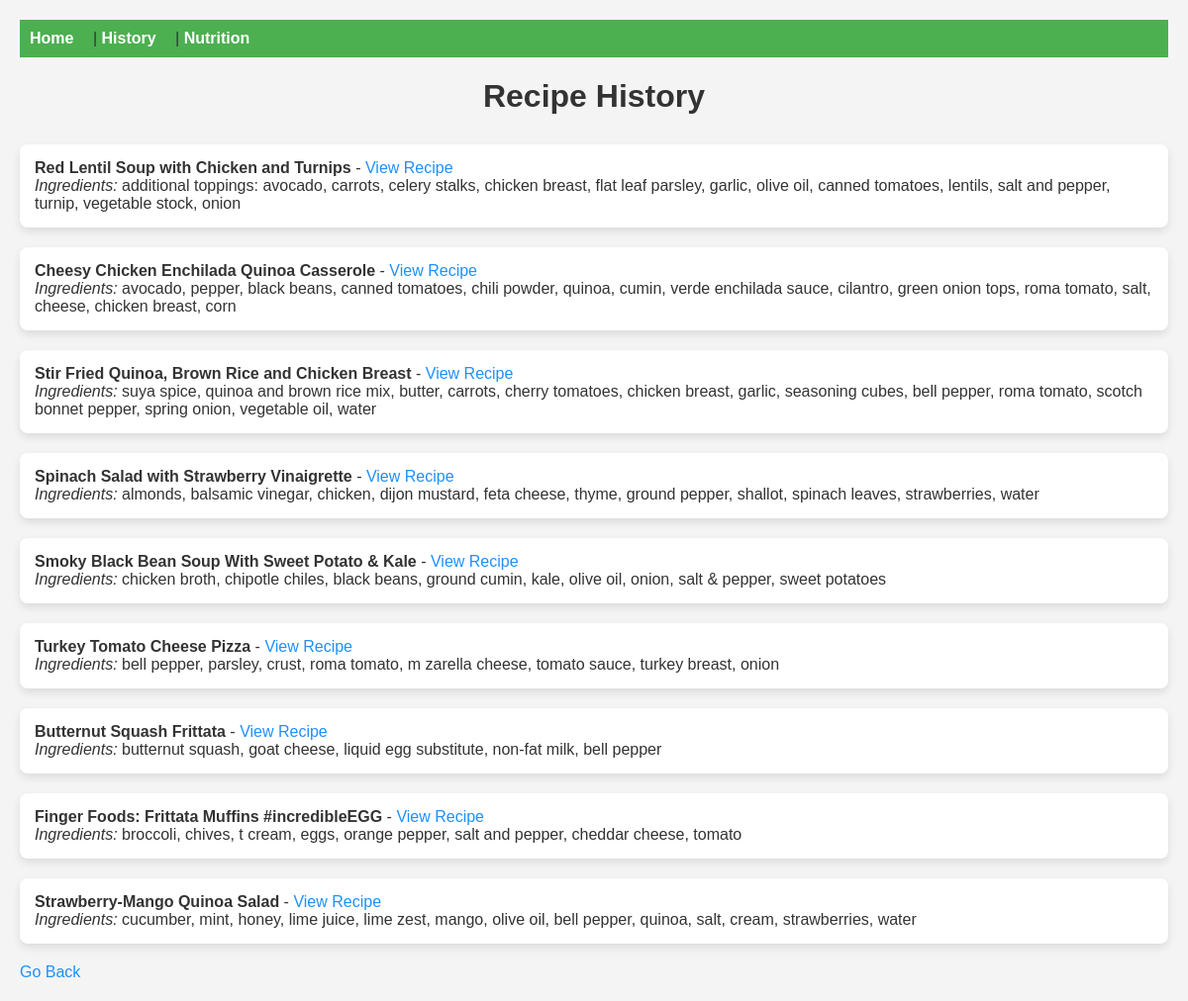
The app's page /history with its own data.
### tables this page shows
CREATE TABLE recipes (
            id INTEGER PRIMARY KEY AUTOINCREMENT,
            title TEXT NOT NULL,
            url TEXT NOT NULL
        , nutrition_info TEXT);

### app.py (the view)
@app.route('/history')
def history():
    recipes = db.get_recipes_with_nutrition()
    return render_template('history.html', recipes=recipes)

### db.py (called while the page is built)
def get_recipes_with_nutrition():
    conn = sqlite3.connect('recipes.db')
    c = conn.cursor()
    c.execute('''
        SELECT recipes.title, recipes.url, recipes.nutrition_info, GROUP_CONCAT(DISTINCT ingredients.name)
        FROM recipes
        JOIN recipe_ingredients ON recipes.id = recipe_ingredients.recipe_id
        JOIN ingredients ON recipe_ingredients.ingredient_id = ingredients.id
        GROUP BY recipes.id
    ''')
    recipes = []
    for row in c.fetchall():
        title = row[0]
        url = row[1]
        nutrition_info = json.loads(row[2]) if row[2] else []
        ingredient_names = row[3].split(',')
        recipes.append({
            'title': title,
            'url': url,
            'ingredients': ingredient_names,
            'nutrition': nutrition_info
        })
    conn.close()
    return recipes

### templates/history.html (shortened to what this page needs)
<!DOCTYPE html>
<html lang="en">
<head>
</head>
<body>
    <nav>
        <a href="/">Home</a> |
        <a href="/history">History</a> |
        <a href="/nutrition">Nutrition</a>
    </nav>
    <h1>Recipe History</h1>
    <ul>
        {% for recipe in recipes %}
            <li>
                <strong>{{ recipe.title }}</strong> -
                <a href="{{ recipe.url }}" target="_blank">View Recipe</a>
                <br>
                <em>Ingredients:</em> {{ recipe.ingredients | join(', ') }}
            </li>
        {% endfor %}
    </ul>
    <a href="/">Go Back</a>
</body>
</html>

### templates/history.html (style rules this page uses)
body { font-family: Arial, sans-serif; margin: 0; padding: 20px; background-color: #f4f4f4; color: #333; }
nav { background-color: #4CAF50; padding: 10px; margin-bottom: 20px; }
nav a { color: white; margin-right: 15px; text-decoration: none; font-weight: bold; }
h1 { color: #333; text-align: center; margin-bottom: 30px; }
ul { list-style-type: none; padding: 0; }
li { margin-bottom: 20px; padding: 15px; background-color: white; border-radius: 8px; box-shadow: 0 4px 8px rgba(0, 0, 0, 0.1); }
a { color: #1e90ff; text-decoration: none; }

### records on screen
recipes: title "Red Lentil Soup with Chicken and Turnips", ingredients "additional toppings: avocado, carrots, celery stalks, chicken breast, flat leaf parsley, garlic, olive oil, canned tomatoes, lentils, salt and pepper, turnip, vegetable stock, onion"
recipes: title "Cheesy Chicken Enchilada Quinoa Casserole", ingredients "avocado, pepper, black beans, canned tomatoes, chili powder, quinoa, cumin, verde enchilada sauce, cilantro, green onion tops, roma tomato, salt, cheese, chicken breast, corn"
recipes: title "Stir Fried Quinoa, Brown Rice and Chicken Breast", ingredients "suya spice, quinoa and brown rice mix, butter, carrots, cherry tomatoes, chicken breast, garlic, seasoning cubes, bell pepper, roma tomato, scotch bonnet pepper, spring onion, vegetable oil, water"
recipes: title "Spinach Salad with Strawberry Vinaigrette", ingredients "almonds, balsamic vinegar, chicken, dijon mustard, feta cheese, thyme, ground pepper, shallot, spinach leaves, strawberries, water"
recipes: title "Smoky Black Bean Soup With Sweet Potato & Kale", ingredients "chicken broth, chipotle chiles, black beans, ground cumin, kale, olive oil, onion, salt & pepper, sweet potatoes"
recipes: title "Turkey Tomato Cheese Pizza", ingredients "bell pepper, parsley, crust, roma tomato, m zarella cheese, tomato sauce, turkey breast, onion"
recipes: title "Butternut Squash Frittata", ingredients "butternut squash, goat cheese, liquid egg substitute, non-fat milk, bell pepper"
recipes: title "Finger Foods: Frittata Muffins #incredibleEGG", ingredients "broccoli, chives, t cream, eggs, orange pepper, salt and pepper, cheddar cheese, tomato"
recipes: title "Strawberry-Mango Quinoa Salad", ingredients "cucumber, mint, honey, lime juice, lime zest, mango, olive oil, bell pepper, quinoa, salt, cream, strawberries, water"
